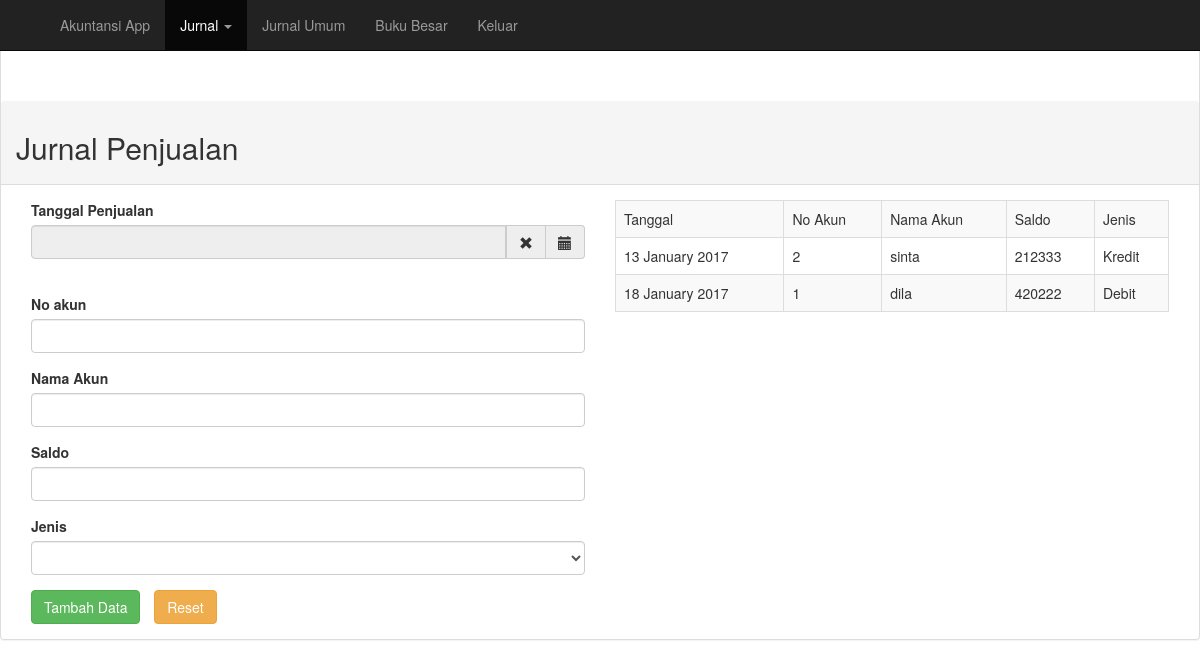
Screenshot of /jurnalPenjualan.php (signed in) with the database file from the repository.
### tables this page shows
CREATE TABLE `jurnal_penjualan` (
  `id` int(11) NOT NULL,
  `tgl_penjualan` varchar(20) NOT NULL,
  `no_akun` int(10) NOT NULL,
  `nama_akun` varchar(40) NOT NULL,
  `saldo` int(10) NOT NULL,
  `jenis` varchar(10) NOT NULL
);

### jurnalPenjualan.php (the view, shortened to what this page needs)
<?php
    include "koneksi.php";
    if (@$_SESSION['admin'] || @$_SESSION['accounting']) {
 ?>
<!DOCTYPE html>
<html>
<head>
    <link rel="stylesheet" href="./bootstrap/css/bootstrap.min.css">
    <link rel="stylesheet" href="./css/bootstrap-datetimepicker.min.css">
</head>
<body>
    <div class="navbar navbar-inverse navbar-fixed-top" role="navigation">
    <div class="container">
            <div class="navbar-collapse collapse">
                <ul class="nav navbar-nav">
                     <li class="dropdown">
                        <a href="home.php" class="dropdown" data-toggle="dropdown">Akuntansi App</a>
                    </li>
                    <li class="dropdown active">
                        <a href="#" class="dropdown-toggle" data-toggle="dropdown">Jurnal <span class="caret"></span></a>
                    </li>
                    <li>
                        <a href="jurnalUmum.php" class="dropdown-toggle">Jurnal Umum </a>
                    </li>
                    <li>
                        <a href="bukuBesar.php" class="dropdown-toggle">Buku Besar </a>
                    </li>
                    <li>
                        <a href="logout.php" class="dropdown-toggle">Keluar </a>
                    </li>
                </ul>
            </div>
    </div>
</div>
    <div class="panel panel-default" style="padding-top: 100px">
        <div class="panel-heading">
            <h2>Jurnal Penjualan</h2>
        </div>
        <div class="panel-body">
        <div class="col-md-6">
            <div class="form-group">
            <form action="proses.php" method="POST" accept-charset="utf-8">
                <label for="dtp_input2" class="control-label">Tanggal Penjualan</label>
                <div class="input-group date form_date" data-date="" data-date-format="dd MM yyyy" data-link-field="dtp_input2" data-link-format="yyyy-mm-dd">
                    <input class="form-control" name="tanggal" type="text" value="" readonly>
                    <span class="input-group-addon"><span class="glyphicon glyphicon-remove"></span></span>
                    <span class="input-group-addon"><span class="glyphicon glyphicon-calendar"></span></span>
                </div>
                <input type="hidden" id="dtp_input2" value="" /><br/>
            </div>
            <div class="form-group">
              <label for="nbr">No akun </label>
              <input type="number" name="nomor" class="form-control" id="nbr">
            </div>
            <div class="form-group">
              <label for="usr">Nama Akun</label>
              <input type="text" name="akun_user" class="form-control" id="usr">
            </div>
            <div class="form-group">
              <label for="number_saldo">Saldo </label>
              <input type="number" name="saldo" class="form-control" id="number_saldo">
            </div>
            <div class="form-group">
              <label for="jenis_debt">Jenis </label>
                    <select name="jenis_debt" class="form-control" id="sel1">
                    <option></option>
                    <option>Debit</option>
                </select>
            </div>
            <input type="submit" name="tambah_penjualan" value="Tambah Data" class="btn btn-success">
            <input style="margin-left: 10px" type="reset" value="Reset" class="btn btn-warning">
        </div>
         <div class="col-md-6">
               <table class = "table table-bordered table-striped">
        <tr>
        <td>Tanggal</td>
        <td>No Akun</td>
        <td>Nama Akun</td>
        <td>Saldo</td>
        <td>Jenis</td>
        </tr>
        <?php
        $sql = mysqli_query($koneksi, "SELECT * FROM jurnal_penjualan ORDER BY tgl_penjualan ASC") or die(mysqli_error());
        while ($data = mysqli_fetch_array($sql)){
            echo "
                    <tr>
                    <td>$data[tgl_penjualan]</td>
                    <td>$data[no_akun]</td>
                    <td>$data[nama_akun]</td>
                    <td>$data[saldo]</td>
                    <td>$data[jenis]</td>
                    </tr>";
                    };
                    ?>
                    </table>
        </div>
    </div>
</body>
</html>
<?php
}else{
        header("location:index.php");
}
?>

### rows the page displays
jurnal_penjualan: tgl_penjualan "13 January 2017", no_akun "2", nama_akun "sinta", saldo "212333", jenis "Kredit"
jurnal_penjualan: tgl_penjualan "18 January 2017", no_akun "1", nama_akun "dila", saldo "420222", jenis "Debit"
